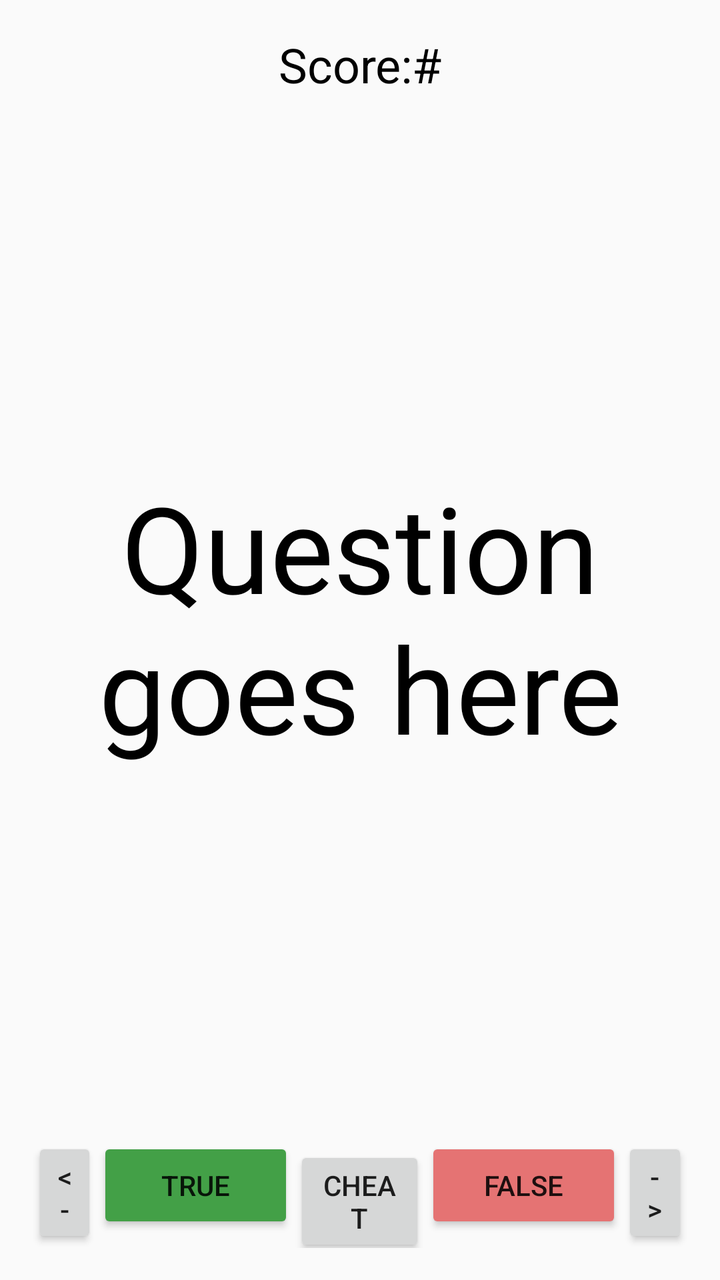
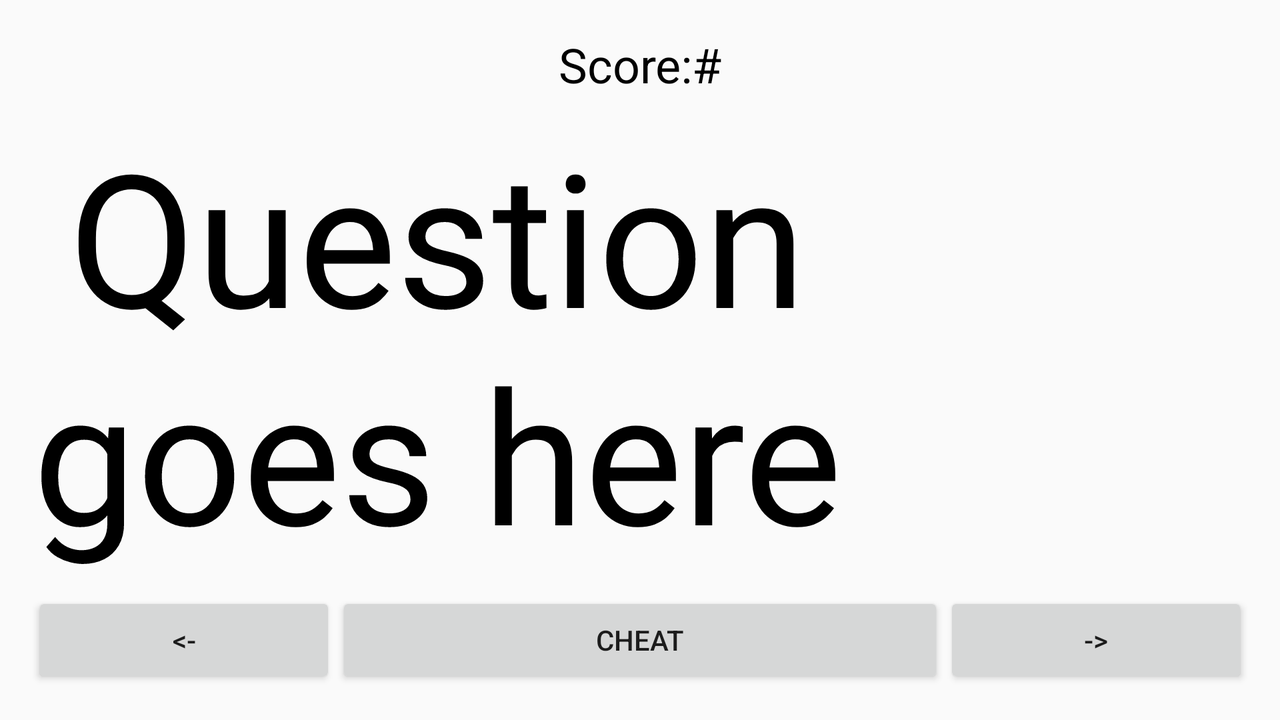

Compare how this app lays out the same screen by default and in its alternative resource folder. The renders come first, then the two layout files and the values they reference.
<!-- AndroidManifest.xml: application theme AppTheme -->
<!-- res/layout/activity_quiz.xml -->
<?xml version="1.0" encoding="utf-8"?>
<LinearLayout xmlns:android="http://schemas.android.com/apk/res/android"
    xmlns:app="http://schemas.android.com/apk/res-auto"
    xmlns:tools="http://schemas.android.com/tools"
    android:layout_width="match_parent"
    android:layout_height="match_parent"
    android:orientation="vertical"
    android:layout_margin="16dp"
    tools:context=".QuizActivity">


    <LinearLayout
        android:layout_width="match_parent"
        android:layout_height="wrap_content"
        android:orientation="horizontal">

        <TextView
            android:id="@+id/textView"
            android:layout_width="wrap_content"
            android:layout_height="wrap_content"
            android:layout_weight="1"
            android:gravity="end"
            android:text="@string/score"
            android:textAppearance="@style/quizMainText" />

        <TextView
            android:id="@+id/score_text_view"
            android:layout_width="wrap_content"
            android:layout_height="wrap_content"
            android:layout_weight="1"
            android:textAppearance="@style/quizMainText"
            tools:text="#" />

    </LinearLayout>

    <TextView
        android:id="@+id/question_text_view"
        android:layout_width="match_parent"
        android:layout_height="0dp"
        android:layout_weight="1"
        android:gravity="center"
        app:autoSizeTextType="uniform"
        app:autoSizeMaxTextSize="60sp"
        android:textAppearance="@style/quizMainText"
        tools:text="Question goes here" />

    <LinearLayout
        android:layout_width="match_parent"
        android:layout_height="wrap_content"
        android:orientation="horizontal">

        <Button
            android:id="@+id/prev_button"
            android:layout_width="0dp"
            android:layout_height="match_parent"
            android:layout_weight="1"
            android:text="@string/prev_string" />

        <Button
            android:id="@+id/true_button"
            android:layout_width="0dp"
            android:layout_height="wrap_content"
            android:layout_weight="3"
            android:backgroundTint="@color/trueColor"
            android:text="@string/trueString" />

        <Button
            android:id="@+id/cheat_button"
            android:layout_width="0dp"
            android:layout_height="wrap_content"
            android:layout_weight="2"
            android:text="@string/cheat_button" />

        <Button
            android:id="@+id/false_button"
            android:layout_width="0dp"
            android:layout_height="wrap_content"
            android:layout_weight="3"
            android:backgroundTint="@color/falseColor"
            android:text="@string/falseString" />

        <Button
            android:id="@+id/next_button"
            android:layout_width="0dp"
            android:layout_height="match_parent"
            android:layout_weight="1"
            android:text="@string/next_string" />
    </LinearLayout>

</LinearLayout>
<!-- resources referenced by this layout -->
<resources>
  <color name="falseColor">#e57373</color>
  <color name="trueColor">#43a047</color>
  <string name="cheat_button">Cheat</string>
  <string name="falseString">False</string>
  <string name="next_string">-&gt;</string>
  <string name="prev_string">&lt;-</string>
  <string name="score">Score: </string>
  <string name="trueString">True</string>
  <style name="quizMainText">
          <item name="android:textSize">24sp</item>
      </style>
  <style name="AppTheme" parent="Theme.AppCompat.Light.DarkActionBar">
          
          <item name="colorPrimary">@color/colorPrimary</item>
          <item name="colorPrimaryDark">@color/colorPrimaryDark</item>
          <item name="colorAccent">@color/colorAccent</item>
      </style>
  <color name="colorPrimary">#008577</color>
  <color name="colorPrimaryDark">#00574B</color>
  <color name="colorAccent">#D81B60</color>
</resources>
<!-- res/layout-land/activity_quiz.xml (the repository's variant of the layout above) -->
<!-- drawn on the phone turned sideways -->
<?xml version="1.0" encoding="utf-8"?>
<LinearLayout xmlns:android="http://schemas.android.com/apk/res/android"
    xmlns:app="http://schemas.android.com/apk/res-auto"
    xmlns:tools="http://schemas.android.com/tools"
    android:layout_width="match_parent"
    android:layout_height="match_parent"
    android:orientation="vertical"
    android:layout_margin="16dp"
    tools:context=".QuizActivity">


    <LinearLayout
        android:layout_width="match_parent"
        android:layout_height="wrap_content"
        android:orientation="horizontal">

        <TextView
            android:id="@+id/textView"
            android:layout_width="wrap_content"
            android:layout_height="wrap_content"
            android:layout_weight="1"
            android:gravity="end"
            android:text="@string/score"
            android:textAppearance="@style/quizMainText" />

        <TextView
            android:id="@+id/score_text_view"
            android:layout_width="wrap_content"
            android:layout_height="wrap_content"
            android:layout_weight="1"
            android:textAppearance="@style/quizMainText"
            tools:text="#" />

    </LinearLayout>

    <LinearLayout
        android:layout_width="match_parent"
        android:layout_height="0dp"
        android:layout_weight="1"
        android:orientation="horizontal">

        <TextView
            android:id="@+id/question_text_view"
            android:layout_width="0dp"
            android:layout_height="match_parent"
            android:layout_weight="2"
            android:gravity="center"
            android:textAppearance="@style/quizMainText"
            app:autoSizeTextType="uniform"
            tools:text="Question goes here" />

        <FrameLayout
            android:id="@+id/response_holder"
            android:layout_width="0dp"
            android:layout_height="match_parent"
            android:layout_weight="1">

        </FrameLayout>
    </LinearLayout>

    <LinearLayout
        android:layout_width="match_parent"
        android:layout_height="wrap_content"
        android:orientation="horizontal">

        <Button
            android:id="@+id/prev_button"
            android:layout_width="0dp"
            android:layout_height="match_parent"
            android:layout_weight="1"
            android:text="@string/prev_string" />









        <Button
            android:id="@+id/cheat_button"
            android:layout_width="0dp"
            android:layout_height="wrap_content"
            android:layout_weight="2"
            android:text="@string/cheat_button" />









        <Button
            android:id="@+id/next_button"
            android:layout_width="0dp"
            android:layout_height="match_parent"
            android:layout_weight="1"
            android:text="@string/next_string" />
    </LinearLayout>

</LinearLayout>
<!-- resources referenced by the variant -->
<!-- as the phone turned sideways resolves them -->
<resources>
  <string name="cheat_button">Cheat</string>
  <string name="next_string">-&gt;</string>
  <string name="prev_string">&lt;-</string>
  <string name="score">Score: </string>
  <style name="quizMainText">
          <item name="android:textSize">24sp</item>
      </style>
  <style name="AppTheme" parent="Theme.AppCompat.Light.DarkActionBar">
          
          <item name="colorPrimary">@color/colorPrimary</item>
          <item name="colorPrimaryDark">@color/colorPrimaryDark</item>
          <item name="colorAccent">@color/colorAccent</item>
      </style>
  <color name="colorPrimary">#008577</color>
  <color name="colorPrimaryDark">#00574B</color>
  <color name="colorAccent">#D81B60</color>
</resources>
